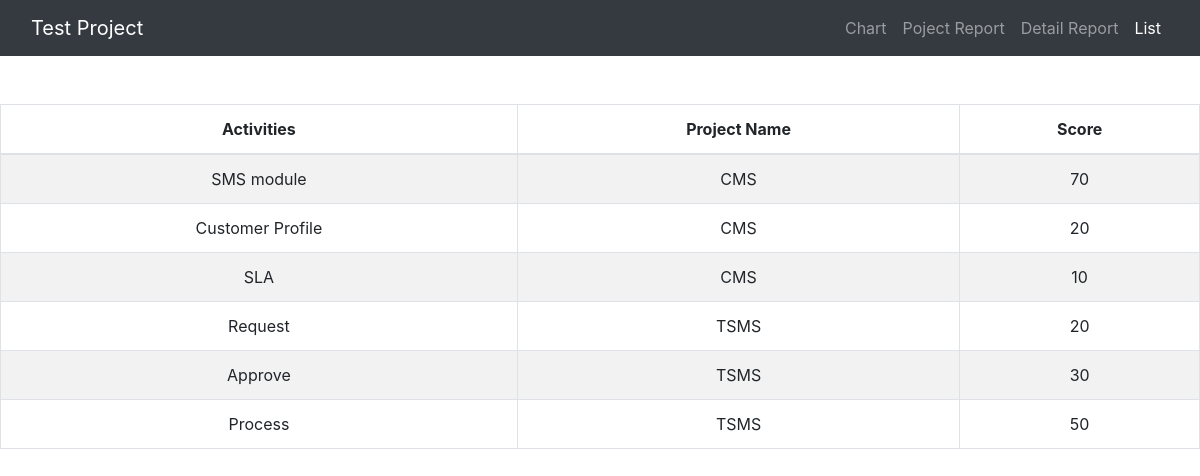
/list_page.php, run on the app's committed database.
### tables this page shows
CREATE TABLE `list` (
  `list_id` int(255) NOT NULL,
  `activity` varchar(100) NOT NULL,
  `project_name` varchar(100) NOT NULL,
  `score` int(255) NOT NULL
);

### list_page.php (the view, shortened to what this page needs)
<!DOCTYPE html>
<html>
<head>
    <link rel="stylesheet" href="https://maxcdn.bootstrapcdn.com/bootstrap/4.1.3/css/bootstrap.min.css">
</head>
<body>
    <nav class="navbar navbar-expand-sm bg-dark navbar-dark navbar-fixed-top">
        <div class="container-fluid">
            <div class="navbar-header">
                <a class="navbar-brand" href="#">Test Project</a>
            </div>
            <ul class="navbar-nav">
                <li class="nav-item">
                    <a class="nav-link" href="index.php">Chart</a>
                </li>
                <li class="nav-item">
                    <a class="nav-link" href="project_report_page.php">Poject Report</a>
                </li>
                <li class="nav-item">
                    <a class="nav-link" href="detail_report_page.php">Detail Report</a>
                </li>
                <li class="nav-item active">
                    <a class="nav-link" href="#">List</a>
                </li>
            </ul>
        </div>
    </nav>
    <br><br>
    <div class="table-responsive text-center">
        <table class="table table-bordered table-striped table-hover">
            <thead>
                <tr>
                    <th>Activities</th>
                    <th>Project Name</th>
                    <th>Score</th>
                </tr>
            </thead>
            <tbody>
                <?php
                require('conn.php');
                $query = mysqli_query($conn, 'SELECT * FROM list');
                while($row = mysqli_fetch_object($query)) {
                    echo '
                    <tr>
                        <td>'.$row->activity.'</td>
                        <td>'.$row->project_name.'</td>
                        <td>'.$row->score.'</td>
                    </tr>';
                }
                ?>
            </tbody>
        </table>
    </div>
</body>
</html>

### data on the page
list: activity "SMS module", project_name "CMS", score "70"
list: activity "Customer Profile", project_name "CMS", score "20"
list: activity "SLA", project_name "CMS", score "10"
list: activity "Request", project_name "TSMS", score "20"
list: activity "Approve", project_name "TSMS", score "30"
list: activity "Process", project_name "TSMS", score "50"
